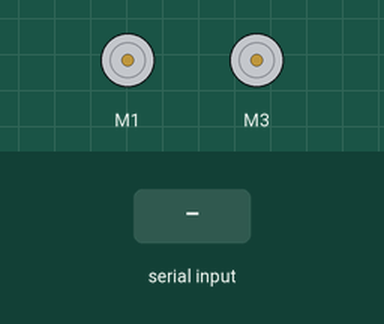
Recording of a sketch running on a simulated Arduino Uno, built with avr-gcc and run on an emulated ATmega328P. Shown: 2 × DC motor (green arrow = forward, orange = backward, longer = faster). The inputs (shaded band) are chosen by the test bench.

Above: at 1.2 s.
1.3 s: "1" received over the second serial link
At 1.85 s:
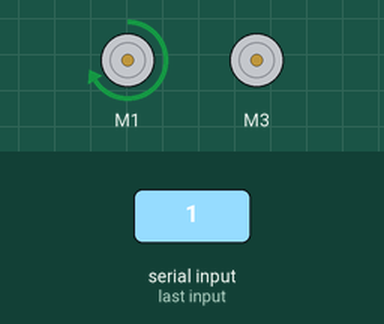
At 2.28 s:
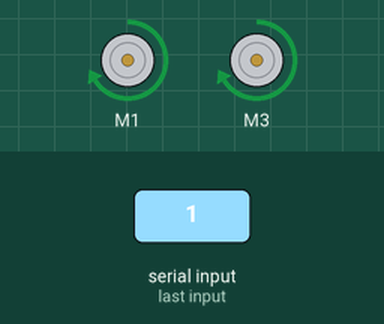
4.3 s: "2" received over the second serial link
7.3 s: "4" received over the second serial link
At 7.71 s:
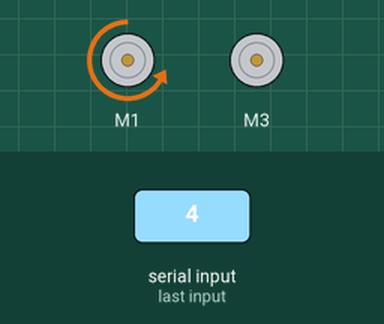
10.3 s: "5" received over the second serial link
13.3 s: "7" received over the second serial link
At 16.11 s:
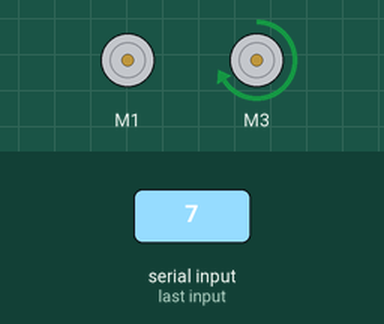
16.3 s: "8" received over the second serial link
Timing chart, 0 to 20.3 s (numbered marks = the images above; inputs shaded):
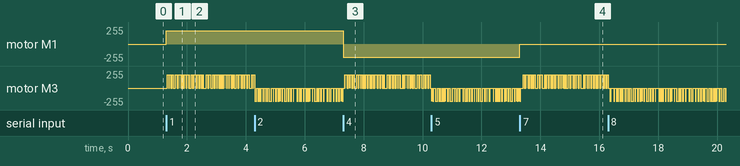

Measured:
- after the input at 1.3 s, motor M1: stopped → forward 200/255 at once
- after the input at 7.3 s, motor M1: forward 200/255 → backward 200/255 at once
- after the input at 13.3 s, motor M1: backward 200/255 → stopped at once

The sketch:

Signal_Translator-AUNO.ino
```cpp
#include <AFMotor.h>
#include <SoftwareSerial.h>

// Legt communicatie neer tussen de Arduino Nano en de Arduino Uno met de naam 'rfSerial', deze zet de RF signalen automatisch terug in iets wat de auto kan gebruiken
SoftwareSerial rfSerial(15, 16);

// Stelt in de L283 Motor driver Shield welke motoren aan te voeren zijn met welke pins (overgenomen van Alicja Zurek's Code)
AF_DCMotor motor1(1);
AF_DCMotor motor3(3);

// Variabelen voor timing
unsigned long previousMillis = 0;
unsigned long interval = 10;
bool motor3On = false;
char currentCommand = '0';

// Begint communicatie met de Arduino Nano
void setup() {
  rfSerial.begin(9600);
  rfSerial.println("Motor test");

  motor1.setSpeed(200);
  motor1.run(RELEASE);
  motor3.setSpeed(200);
  motor3.run(RELEASE);
}

// deze loop kijkt constant of er signalen via rfSerial zijn binnengekomen, als dat zo is, zet het via een 'Switch Case' statement (Een soort if-else) de signalen om in de drijving van de motoren.
void loop() {
  if (rfSerial.available() > 0) {
    char command = rfSerial.read();
    Serial.print("Received command: ");
    Serial.println(command);
    currentCommand = command;

    switch (command) {
      case '0':
        motor1.run(RELEASE);
        motor3.run(RELEASE);
        break;
      case '1':
        motor1.run(FORWARD);
        break;
      case '2':
        motor1.run(FORWARD);
        break;
      case '3':
        motor1.run(FORWARD);
        break;
      case '4':
        motor1.run(BACKWARD);
        break;
      case '5':
        motor1.run(BACKWARD);
        break;
      case '6':
        motor1.run(BACKWARD);
        break;
      case '7':
        motor1.run(RELEASE);
        break;
      case '8':
        motor1.run(RELEASE);
        break;
    }
  }

  // PWM controle voor motor3
  unsigned long currentMillis = millis();
  if (currentMillis - previousMillis >= interval) {
    previousMillis = currentMillis;

    if (currentCommand == '1' || currentCommand == '4' || currentCommand == '7') {
      motor3On = !motor3On;
      motor3.run(motor3On ? FORWARD : RELEASE);
    } else if (currentCommand == '2' || currentCommand == '5' || currentCommand == '8') {
      motor3On = !motor3On;
      motor3.run(motor3On ? BACKWARD : RELEASE);
    } else {
      motor3.run(RELEASE);
    }
  }
}
```
